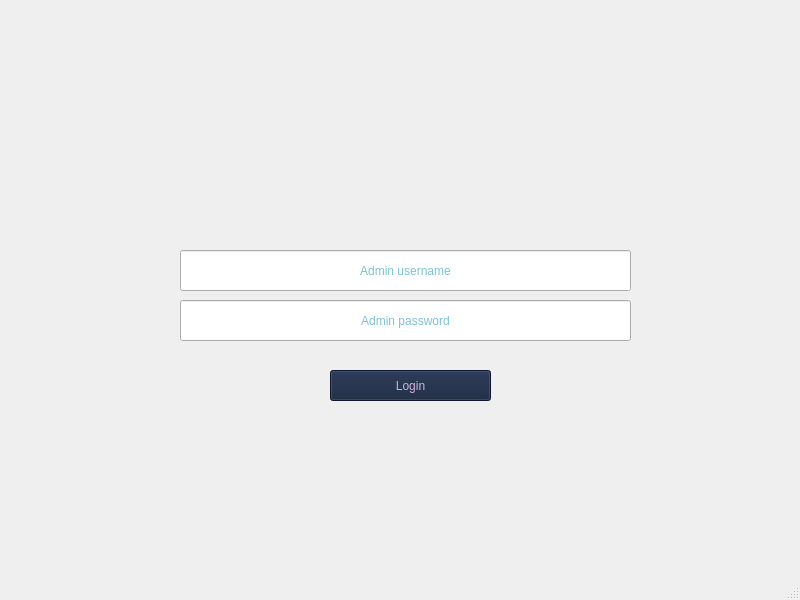
<?xml version="1.0" encoding="UTF-8"?>
<ui version="4.0">
 <class>Admin_Login</class>
 <widget class="QMainWindow" name="Admin_Login">
  <property name="geometry">
   <rect>
    <x>0</x>
    <y>0</y>
    <width>800</width>
    <height>600</height>
   </rect>
  </property>
  <property name="windowTitle">
   <string>MainWindow</string>
  </property>
  <widget class="QWidget" name="centralwidget">
   <widget class="QLineEdit" name="password">
    <property name="geometry">
     <rect>
      <x>180</x>
      <y>300</y>
      <width>451</width>
      <height>41</height>
     </rect>
    </property>
    <property name="styleSheet">
     <string notr="true">color:#0081a7</string>
    </property>
    <property name="alignment">
     <set>Qt::AlignCenter</set>
    </property>
    <property name="placeholderText">
     <string>Admin password</string>
    </property>
   </widget>
   <widget class="QPushButton" name="Login">
    <property name="geometry">
     <rect>
      <x>330</x>
      <y>370</y>
      <width>161</width>
      <height>31</height>
     </rect>
    </property>
    <property name="styleSheet">
     <string notr="true">background-color:#14213d;
color:#cdb4db</string>
    </property>
    <property name="text">
     <string>Login</string>
    </property>
   </widget>
   <widget class="QLineEdit" name="username">
    <property name="geometry">
     <rect>
      <x>180</x>
      <y>250</y>
      <width>451</width>
      <height>41</height>
     </rect>
    </property>
    <property name="styleSheet">
     <string notr="true">color:#0081a7</string>
    </property>
    <property name="alignment">
     <set>Qt::AlignCenter</set>
    </property>
    <property name="placeholderText">
     <string>Admin username</string>
    </property>
   </widget>
   <widget class="QLabel" name="label">
    <property name="geometry">
     <rect>
      <x>10</x>
      <y>-30</y>
      <width>791</width>
      <height>621</height>
     </rect>
    </property>
    <property name="text">
     <string/>
    </property>
    <property name="pixmap">
     <pixmap resource="../../images/login_image.qrc">:/new/prefix1/desktop-wallpaper-backgrounds-for-login-page-login-page.jpg</pixmap>
    </property>
   </widget>
   <zorder>label</zorder>
   <zorder>password</zorder>
   <zorder>Login</zorder>
   <zorder>username</zorder>
  </widget>
  <widget class="QMenuBar" name="menubar">
   <property name="geometry">
    <rect>
     <x>0</x>
     <y>0</y>
     <width>800</width>
     <height>22</height>
    </rect>
   </property>
  </widget>
  <widget class="QStatusBar" name="statusbar"/>
 </widget>
 <resources>
  <include location="../../images/login_image.qrc"/>
 </resources>
 <connections/>
</ui>
